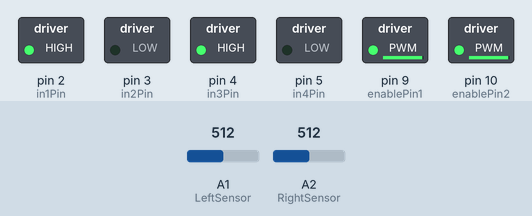
The sketch below on a simulated Arduino Uno, built with avr-gcc and run on an emulated ATmega328P. On the bench: switched loads named in the sketch (green lamp = pin HIGH). The inputs (shaded band) are chosen by the test bench; at power-on: A1 (LeftSensor) = 512, A2 (RightSensor) = 512.

Above: at 1.2 s.
1.3 s: A1 (LeftSensor) set to 547
2.8 s: A1 (LeftSensor) set to 581
At 3.5 s:
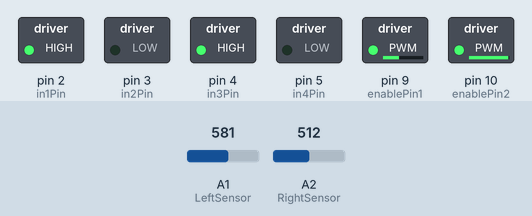
4.3 s: A2 (RightSensor) set to 522
5.8 s: A2 (RightSensor) set to 546
At 6.9 s:
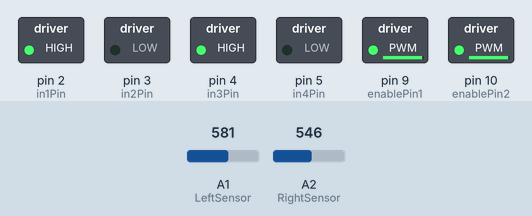
7.3 s: A2 (RightSensor) set to 618
8.8 s: A2 (RightSensor) set to 645
At 9.2 s:
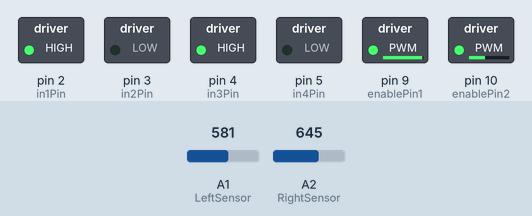
Timing chart, 0 to 11.3 s (numbered marks = the images above; inputs shaded):
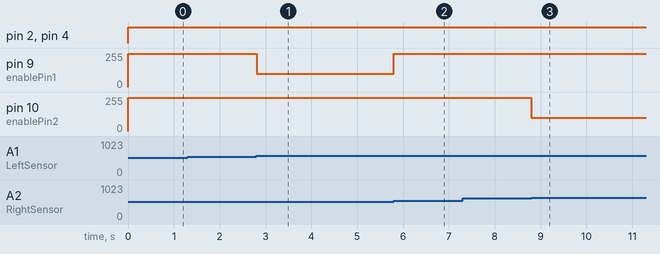

The sketch:

code.ino
```cpp
int enablePin1 = 9;
int enablePin2 = 10;
int in1Pin = 2;
int in2Pin = 3;
int in3Pin = 4;
int in4Pin = 5;
int sensDiffThresh = 50;
int SensorLeft = 0;
int SensorRight = 0;

int LeftSensor = A1;
int RightSensor = A2;
const int slowSpeed = 100;
const int maxSpeed = 250;


int SensorDifference = 0;
int error = 40;

int leftServoSpeed = 0;
int rightServoSpeed = 0;

void setup()
{
  pinMode(in1Pin, OUTPUT);
  pinMode(in2Pin, OUTPUT);
  pinMode(in3Pin, OUTPUT);
  pinMode(in4Pin, OUTPUT);
  pinMode(enablePin1, OUTPUT);
  pinMode(enablePin2, OUTPUT);
}

void loop()
{
 boolean reverse = 0;
 SensorLeft = 1023 - analogRead(LeftSensor);
 delay(1);

 SensorRight = 1023 - analogRead(RightSensor);
 delay(1); // delay to let adc settle

 SensorDifference = abs(SensorLeft - SensorRight);


 if (SensorLeft > SensorRight && SensorDifference > sensDiffThresh) {
 leftServoSpeed = slowSpeed;
 rightServoSpeed = maxSpeed;
 }

 if (SensorLeft < SensorRight && SensorDifference > sensDiffThresh) {
 leftServoSpeed = maxSpeed;
 rightServoSpeed = slowSpeed;
 }

 else if (SensorDifference < sensDiffThresh) {
 leftServoSpeed = maxSpeed;
 rightServoSpeed = maxSpeed;
 }
  setMotor(leftServoSpeed, rightServoSpeed, reverse);
}

void setMotor(int leftServoSpeed, int rightServoSpeed, boolean reverse)
{
  analogWrite(enablePin1, rightServoSpeed);
  digitalWrite(in1Pin, ! reverse);
  digitalWrite(in2Pin, reverse);
  analogWrite(enablePin2, leftServoSpeed);
  digitalWrite(in3Pin, ! reverse);
  digitalWrite(in4Pin, reverse);
}
```

Measured:
- the behaviour switches between 562 and 563 on A1 (LeftSensor) (found by bisection; images 0 and 1)
- the behaviour switches between 531 and 532 on A2 (RightSensor) (found by bisection; images 1 and 2)
- the behaviour switches between 631 and 632 on A2 (RightSensor) (found by bisection; images 2 and 3)
- after the input at 1.3 s, every drawn part: stays the same
- after the input at 2.8 s, pin 9 (enablePin1): 250/255 → 100/255 at once
- after the input at 4.3 s, every drawn part: stays the same
- after the input at 5.8 s, pin 9 (enablePin1): 100/255 → 250/255 at once
- after the input at 7.3 s, every drawn part: stays the same
- after the input at 8.8 s, pin 10 (enablePin2): 250/255 → 100/255 at once
